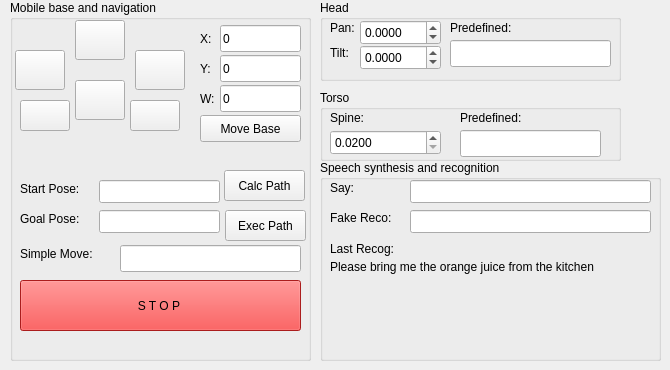
    <widget class="QWidget" name="tabGeneral">
     <attribute name="title">
      <string>General</string>
     </attribute>
     <widget class="QGroupBox" name="gbNavig">
      <property name="geometry">
       <rect>
        <x>10</x>
        <y>0</y>
        <width>301</width>
        <height>361</height>
       </rect>
      </property>
      <property name="styleSheet">
       <string notr="true"/>
      </property>
      <property name="title">
       <string>Mobile base and navigation</string>
      </property>
      <widget class="QPushButton" name="navBtnExecPath">
       <property name="geometry">
        <rect>
         <x>215</x>
         <y>210</y>
         <width>81</width>
         <height>31</height>
        </rect>
       </property>
       <property name="text">
        <string>Exec Path</string>
       </property>
      </widget>
      <widget class="QLineEdit" name="navTxtStartPose">
       <property name="geometry">
        <rect>
         <x>89</x>
         <y>180</y>
         <width>121</width>
         <height>23</height>
        </rect>
       </property>
      </widget>
      <widget class="QLineEdit" name="navTxtGoalPose">
       <property name="geometry">
        <rect>
         <x>89</x>
         <y>210</y>
         <width>121</width>
         <height>23</height>
        </rect>
       </property>
      </widget>
      <widget class="QLabel" name="navLblStartPose">
       <property name="geometry">
        <rect>
         <x>10</x>
         <y>180</y>
         <width>81</width>
         <height>17</height>
        </rect>
       </property>
       <property name="text">
        <string>Start Pose:</string>
       </property>
      </widget>
      <widget class="QPushButton" name="navBtnCalcPath">
       <property name="geometry">
        <rect>
         <x>214</x>
         <y>170</y>
         <width>81</width>
         <height>31</height>
        </rect>
       </property>
       <property name="text">
        <string>Calc Path</string>
       </property>
      </widget>
      <widget class="QLabel" name="navLblGoalPose">
       <property name="geometry">
        <rect>
         <x>10</x>
         <y>210</y>
         <width>81</width>
         <height>17</height>
        </rect>
       </property>
       <property name="text">
        <string>Goal Pose:</string>
       </property>
      </widget>
      <widget class="QLabel" name="navLblMove">
       <property name="geometry">
        <rect>
         <x>10</x>
         <y>245</y>
         <width>101</width>
         <height>17</height>
        </rect>
       </property>
       <property name="text">
        <string>Simple Move:</string>
       </property>
      </widget>
      <widget class="QLineEdit" name="navTxtMove">
       <property name="geometry">
        <rect>
         <x>110</x>
         <y>245</y>
         <width>181</width>
         <height>27</height>
        </rect>
       </property>
      </widget>
      <widget class="QLineEdit" name="txtLinearX">
       <property name="geometry">
        <rect>
         <x>210</x>
         <y>25</y>
         <width>81</width>
         <height>27</height>
        </rect>
       </property>
       <property name="text">
        <string>0</string>
       </property>
      </widget>
      <widget class="QLabel" name="label_2">
       <property name="geometry">
        <rect>
         <x>190</x>
         <y>30</y>
         <width>16</width>
         <height>17</height>
        </rect>
       </property>
       <property name="text">
        <string>X:</string>
       </property>
      </widget>
      <widget class="QPushButton" name="btnTurnRight">
       <property name="geometry">
        <rect>
         <x>125</x>
         <y>50</y>
         <width>50</width>
         <height>40</height>
        </rect>
       </property>
       <property name="text">
        <string/>
       </property>
       <property name="iconSize">
        <size>
         <width>32</width>
         <height>32</height>
        </size>
       </property>
      </widget>
      <widget class="QPushButton" name="btnFwd">
       <property name="geometry">
        <rect>
         <x>65</x>
         <y>20</y>
         <width>50</width>
         <height>40</height>
        </rect>
       </property>
       <property name="text">
        <string/>
       </property>
       <property name="iconSize">
        <size>
         <width>32</width>
         <height>32</height>
        </size>
       </property>
      </widget>
      <widget class="QPushButton" name="btnTurnLeft">
       <property name="geometry">
        <rect>
         <x>5</x>
         <y>50</y>
         <width>50</width>
         <height>40</height>
        </rect>
       </property>
       <property name="text">
        <string/>
       </property>
       <property name="iconSize">
        <size>
         <width>32</width>
         <height>32</height>
        </size>
       </property>
      </widget>
      <widget class="QLineEdit" name="txtAngular">
       <property name="geometry">
        <rect>
         <x>210</x>
         <y>85</y>
         <width>81</width>
         <height>27</height>
        </rect>
       </property>
       <property name="text">
        <string>0</string>
       </property>
      </widget>
      <widget class="QLabel" name="label_3">
       <property name="geometry">
        <rect>
         <x>190</x>
         <y>60</y>
         <width>16</width>
         <height>17</height>
        </rect>
       </property>
       <property name="text">
        <string>Y:</string>
       </property>
      </widget>
      <widget class="QLabel" name="label_4">
       <property name="geometry">
        <rect>
         <x>190</x>
         <y>90</y>
         <width>16</width>
         <height>17</height>
        </rect>
       </property>
       <property name="text">
        <string>W:</string>
       </property>
      </widget>
      <widget class="QPushButton" name="btnBwd">
       <property name="geometry">
        <rect>
         <x>65</x>
         <y>80</y>
         <width>50</width>
         <height>40</height>
        </rect>
       </property>
       <property name="text">
        <string/>
       </property>
       <property name="iconSize">
        <size>
         <width>32</width>
         <height>32</height>
        </size>
       </property>
      </widget>
      <widget class="QPushButton" name="btnCmdVel">
       <property name="geometry">
        <rect>
         <x>190</x>
         <y>115</y>
         <width>101</width>
         <height>27</height>
        </rect>
       </property>
       <property name="text">
        <string>Move Base</string>
       </property>
      </widget>
      <widget class="QLineEdit" name="txtLinearY">
       <property name="geometry">
        <rect>
         <x>210</x>
         <y>55</y>
         <width>81</width>
         <height>27</height>
        </rect>
       </property>
       <property name="text">
        <string>0</string>
       </property>
      </widget>
      <widget class="QPushButton" name="btnStop">
       <property name="geometry">
        <rect>
         <x>10</x>
         <y>280</y>
         <width>281</width>
         <height>51</height>
        </rect>
       </property>
       <property name="palette">
        <palette>
         <active>
          <colorrole role="WindowText">
           <brush brushstyle="SolidPattern">
            <color alpha="255">
             <red>0</red>
             <green>0</green>
             <blue>0</blue>
            </color>
           </brush>
          </colorrole>
          <colorrole role="Button">
           <brush brushstyle="SolidPattern">
            <color alpha="255">
             <red>239</red>
             <green>41</green>
             <blue>41</blue>
            </color>
           </brush>
          </colorrole>
          <colorrole role="Light">
           <brush brushstyle="SolidPattern">
            <color alpha="255">
             <red>255</red>
             <green>147</green>
             <blue>147</blue>
            </color>
           </brush>
          </colorrole>
          <colorrole role="Midlight">
           <brush brushstyle="SolidPattern">
            <color alpha="255">
             <red>247</red>
             <green>94</green>
             <blue>94</blue>
            </color>
           </brush>
          </colorrole>
          <colorrole role="Dark">
           <brush brushstyle="SolidPattern">
            <color alpha="255">
             <red>119</red>
             <green>20</green>
             <blue>20</blue>
            </color>
           </brush>
          </colorrole>
          <colorrole role="Mid">
           <brush brushstyle="SolidPattern">
            <color alpha="255">
             <red>159</red>
             <green>27</green>
             <blue>27</blue>
            </color>
           </brush>
          </colorrole>
          <colorrole role="Text">
           <brush brushstyle="SolidPattern">
            <color alpha="255">
             <red>0</red>
             <green>0</green>
             <blue>0</blue>
            </color>
           </brush>
          </colorrole>
          <colorrole role="BrightText">
           <brush brushstyle="SolidPattern">
            <color alpha="255">
             <red>255</red>
             <green>255</green>
             <blue>255</blue>
            </color>
           </brush>
          </colorrole>
          <colorrole role="ButtonText">
           <brush brushstyle="SolidPattern">
            <color alpha="255">
             <red>0</red>
             <green>0</green>
             <blue>0</blue>
            </color>
           </brush>
          </colorrole>
          <colorrole role="Base">
           <brush brushstyle="SolidPattern">
            <color alpha="255">
             <red>255</red>
             <green>255</green>
             <blue>255</blue>
            </color>
           </brush>
          </colorrole>
          <colorrole role="Window">
           <brush brushstyle="SolidPattern">
            <color alpha="255">
             <red>239</red>
             <green>41</green>
             <blue>41</blue>
            </color>
           </brush>
          </colorrole>
          <colorrole role="Shadow">
           <brush brushstyle="SolidPattern">
            <color alpha="255">
             <red>0</red>
             <green>0</green>
             <blue>0</blue>
            </color>
           </brush>
          </colorrole>
          <colorrole role="AlternateBase">
           <brush brushstyle="SolidPattern">
            <color alpha="255">
             <red>247</red>
             <green>148</green>
             <blue>148</blue>
            </color>
           </brush>
          </colorrole>
          <colorrole role="ToolTipBase">
           <brush brushstyle="SolidPattern">
            <color alpha="255">
             <red>255</red>
             <green>255</green>
             <blue>220</blue>
            </color>
           </brush>
          </colorrole>
          <colorrole role="ToolTipText">
           <brush brushstyle="SolidPattern">
            <color alpha="255">
             <red>0</red>
             <green>0</green>
             <blue>0</blue>
            </color>
           </brush>
          </colorrole>
          <colorrole role="PlaceholderText">
           <brush brushstyle="NoBrush">
            <color alpha="128">
             <red>0</red>
             <green>0</green>
             <blue>0</blue>
            </color>
           </brush>
          </colorrole>
         </active>
         <inactive>
          <colorrole role="WindowText">
           <brush brushstyle="SolidPattern">
            <color alpha="255">
             <red>0</red>
             <green>0</green>
             <blue>0</blue>
            </color>
           </brush>
          </colorrole>
          <colorrole role="Button">
           <brush brushstyle="SolidPattern">
            <color alpha="255">
             <red>239</red>
             <green>41</green>
             <blue>41</blue>
            </color>
           </brush>
          </colorrole>
          <colorrole role="Light">
           <brush brushstyle="SolidPattern">
            <color alpha="255">
             <red>255</red>
             <green>147</green>
             <blue>147</blue>
            </color>
           </brush>
          </colorrole>
          <colorrole role="Midlight">
           <brush brushstyle="SolidPattern">
            <color alpha="255">
             <red>247</red>
             <green>94</green>
             <blue>94</blue>
            </color>
           </brush>
          </colorrole>
          <colorrole role="Dark">
           <brush brushstyle="SolidPattern">
            <color alpha="255">
             <red>119</red>
             <green>20</green>
             <blue>20</blue>
            </color>
           </brush>
          </colorrole>
          <colorrole role="Mid">
           <brush brushstyle="SolidPattern">
            <color alpha="255">
             <red>159</red>
             <green>27</green>
             <blue>27</blue>
            </color>
           </brush>
          </colorrole>
          <colorrole role="Text">
           <brush brushstyle="SolidPattern">
            <color alpha="255">
             <red>0</red>
             <green>0</green>
             <blue>0</blue>
            </color>
           </brush>
          </colorrole>
          <colorrole role="BrightText">
           <brush brushstyle="SolidPattern">
            <color alpha="255">
             <red>255</red>
             <green>255</green>
             <blue>255</blue>
            </color>
           </brush>
          </colorrole>
          <colorrole role="ButtonText">
           <brush brushstyle="SolidPattern">
            <color alpha="255">
             <red>0</red>
             <green>0</green>
             <blue>0</blue>
            </color>
           </brush>
          </colorrole>
          <colorrole role="Base">
           <brush brushstyle="SolidPattern">
            <color alpha="255">
             <red>255</red>
             <green>255</green>
             <blue>255</blue>
            </color>
           </brush>
          </colorrole>
          <colorrole role="Window">
           <brush brushstyle="SolidPattern">
            <color alpha="255">
             <red>239</red>
             <green>41</green>
             <blue>41</blue>
            </color>
           </brush>
          </colorrole>
          <colorrole role="Shadow">
           <brush brushstyle="SolidPattern">
            <color alpha="255">
             <red>0</red>
             <green>0</green>
             <blue>0</blue>
            </color>
           </brush>
          </colorrole>
          <colorrole role="AlternateBase">
           <brush brushstyle="SolidPattern">
            <color alpha="255">
             <red>247</red>
             <green>148</green>
             <blue>148</blue>
            </color>
           </brush>
          </colorrole>
          <colorrole role="ToolTipBase">
           <brush brushstyle="SolidPattern">
            <color alpha="255">
             <red>255</red>
             <green>255</green>
             <blue>220</blue>
            </color>
           </brush>
          </colorrole>
          <colorrole role="ToolTipText">
           <brush brushstyle="SolidPattern">
            <color alpha="255">
             <red>0</red>
             <green>0</green>
             <blue>0</blue>
            </color>
           </brush>
          </colorrole>
          <colorrole role="PlaceholderText">
           <brush brushstyle="NoBrush">
            <color alpha="128">
             <red>0</red>
             <green>0</green>
             <blue>0</blue>
            </color>
           </brush>
          </colorrole>
         </inactive>
         <disabled>
          <colorrole role="WindowText">
           <brush brushstyle="SolidPattern">
            <color alpha="255">
             <red>119</red>
             <green>20</green>
             <blue>20</blue>
            </color>
           </brush>
          </colorrole>
          <colorrole role="Button">
           <brush brushstyle="SolidPattern">
            <color alpha="255">
             <red>239</red>
             <green>41</green>
             <blue>41</blue>
            </color>
           </brush>
          </colorrole>
          <colorrole role="Light">
           <brush brushstyle="SolidPattern">
            <color alpha="255">
             <red>255</red>
             <green>147</green>
             <blue>147</blue>
            </color>
           </brush>
          </colorrole>
          <colorrole role="Midlight">
           <brush brushstyle="SolidPattern">
            <color alpha="255">
             <red>247</red>
             <green>94</green>
             <blue>94</blue>
            </color>
           </brush>
          </colorrole>
          <colorrole role="Dark">
           <brush brushstyle="SolidPattern">
            <color alpha="255">
             <red>119</red>
             <green>20</green>
             <blue>20</blue>
            </color>
           </brush>
          </colorrole>
          <colorrole role="Mid">
           <brush brushstyle="SolidPattern">
            <color alpha="255">
             <red>159</red>
             <green>27</green>
             <blue>27</blue>
            </color>
           </brush>
          </colorrole>
          <colorrole role="Text">
           <brush brushstyle="SolidPattern">
            <color alpha="255">
             <red>119</red>
             <green>20</green>
             <blue>20</blue>
            </color>
           </brush>
          </colorrole>
          <colorrole role="BrightText">
           <brush brushstyle="SolidPattern">
            <color alpha="255">
             <red>255</red>
             <green>255</green>
             <blue>255</blue>
            </color>
           </brush>
          </colorrole>
          <colorrole role="ButtonText">
           <brush brushstyle="SolidPattern">
            <color alpha="255">
             <red>119</red>
             <green>20</green>
             <blue>20</blue>
            </color>
           </brush>
          </colorrole>
          <colorrole role="Base">
           <brush brushstyle="SolidPattern">
            <color alpha="255">
             <red>239</red>
             <green>41</green>
             <blue>41</blue>
            </color>
           </brush>
          </colorrole>
          <colorrole role="Window">
           <brush brushstyle="SolidPattern">
            <color alpha="255">
             <red>239</red>
             <green>41</green>
             <blue>41</blue>
            </color>
           </brush>
          </colorrole>
          <colorrole role="Shadow">
           <brush brushstyle="SolidPattern">
            <color alpha="255">
             <red>0</red>
             <green>0</green>
             <blue>0</blue>
            </color>
           </brush>
          </colorrole>
          <colorrole role="AlternateBase">
           <brush brushstyle="SolidPattern">
            <color alpha="255">
             <red>239</red>
             <green>41</green>
             <blue>41</blue>
            </color>
           </brush>
          </colorrole>
          <colorrole role="ToolTipBase">
           <brush brushstyle="SolidPattern">
            <color alpha="255">
             <red>255</red>
             <green>255</green>
             <blue>220</blue>
            </color>
           </brush>
          </colorrole>
          <colorrole role="ToolTipText">
           <brush brushstyle="SolidPattern">
            <color alpha="255">
             <red>0</red>
             <green>0</green>
             <blue>0</blue>
            </color>
           </brush>
          </colorrole>
          <colorrole role="PlaceholderText">
           <brush brushstyle="NoBrush">
            <color alpha="128">
             <red>0</red>
             <green>0</green>
             <blue>0</blue>
            </color>
           </brush>
          </colorrole>
         </disabled>
        </palette>
       </property>
       <property name="text">
        <string>S T O P </string>
       </property>
      </widget>
      <widget class="QPushButton" name="btnRight">
       <property name="geometry">
        <rect>
         <x>120</x>
         <y>100</y>
         <width>50</width>
         <height>31</height>
        </rect>
       </property>
       <property name="text">
        <string/>
       </property>
       <property name="iconSize">
        <size>
         <width>32</width>
         <height>32</height>
        </size>
       </property>
      </widget>
      <widget class="QPushButton" name="btnLeft">
       <property name="geometry">
        <rect>
         <x>10</x>
         <y>100</y>
         <width>50</width>
         <height>31</height>
        </rect>
       </property>
       <property name="text">
        <string/>
       </property>
       <property name="iconSize">
        <size>
         <width>32</width>
         <height>32</height>
        </size>
       </property>
      </widget>
     </widget>
     <widget class="QGroupBox" name="gbHead">
      <property name="geometry">
       <rect>
        <x>320</x>
        <y>0</y>
        <width>301</width>
        <height>81</height>
       </rect>
      </property>
      <property name="title">
       <string>Head</string>
      </property>
      <widget class="QDoubleSpinBox" name="hdTxtPan">
       <property name="geometry">
        <rect>
         <x>40</x>
         <y>20</y>
         <width>81</width>
         <height>25</height>
        </rect>
       </property>
       <property name="keyboardTracking">
        <bool>false</bool>
       </property>
       <property name="decimals">
        <number>4</number>
       </property>
       <property name="minimum">
        <double>-1.570800000000000</double>
       </property>
       <property name="maximum">
        <double>1.570800000000000</double>
       </property>
       <property name="singleStep">
        <double>0.100000000000000</double>
       </property>
      </widget>
      <widget class="QLabel" name="hdLblPan">
       <property name="geometry">
        <rect>
         <x>10</x>
         <y>20</y>
         <width>31</width>
         <height>16</height>
        </rect>
       </property>
       <property name="text">
        <string>Pan:</string>
       </property>
      </widget>
      <widget class="QLabel" name="label">
       <property name="geometry">
        <rect>
         <x>10</x>
         <y>45</y>
         <width>31</width>
         <height>16</height>
        </rect>
       </property>
       <property name="text">
        <string>Tilt:</string>
       </property>
      </widget>
      <widget class="QDoubleSpinBox" name="hdTxtTilt">
       <property name="geometry">
        <rect>
         <x>40</x>
         <y>45</y>
         <width>81</width>
         <height>25</height>
        </rect>
       </property>
       <property name="keyboardTracking">
        <bool>false</bool>
       </property>
       <property name="decimals">
        <number>4</number>
       </property>
       <property name="minimum">
        <double>-1.500000000000000</double>
       </property>
       <property name="maximum">
        <double>0.300000000000000</double>
       </property>
       <property name="singleStep">
        <double>0.100000000000000</double>
       </property>
      </widget>
      <widget class="QLabel" name="hdLblHeadPoseLbl">
       <property name="geometry">
        <rect>
         <x>130</x>
         <y>20</y>
         <width>91</width>
         <height>16</height>
        </rect>
       </property>
       <property name="text">
        <string>Predefined:</string>
       </property>
      </widget>
      <widget class="QLineEdit" name="hdTxtPredefined">
       <property name="geometry">
        <rect>
         <x>130</x>
         <y>40</y>
         <width>161</width>
         <height>27</height>
        </rect>
       </property>
      </widget>
     </widget>
     <widget class="QGroupBox" name="gbSpeech">
      <property name="geometry">
       <rect>
        <x>320</x>
        <y>160</y>
        <width>341</width>
        <height>201</height>
       </rect>
      </property>
      <property name="title">
       <string>Speech synthesis and recognition</string>
      </property>
      <widget class="QLineEdit" name="spgTxtSay">
       <property name="geometry">
        <rect>
         <x>90</x>
         <y>20</y>
         <width>241</width>
         <height>23</height>
        </rect>
       </property>
      </widget>
      <widget class="QLabel" name="spgLabel">
       <property name="geometry">
        <rect>
         <x>10</x>
         <y>20</y>
         <width>31</width>
         <height>16</height>
        </rect>
       </property>
       <property name="text">
        <string>Say:</string>
       </property>
      </widget>
      <widget class="QLabel" name="sprLabel">
       <property name="geometry">
        <rect>
         <x>10</x>
         <y>50</y>
         <width>71</width>
         <height>16</height>
        </rect>
       </property>
       <property name="text">
        <string>Fake Reco:</string>
       </property>
      </widget>
      <widget class="QLineEdit" name="sprTxtFakeRecog">
       <property name="geometry">
        <rect>
         <x>90</x>
         <y>50</y>
         <width>241</width>
         <height>23</height>
        </rect>
       </property>
      </widget>
      <widget class="QLabel" name="laLblAngles6_5">
       <property name="geometry">
        <rect>
         <x>10</x>
         <y>80</y>
         <width>81</width>
         <height>17</height>
        </rect>
       </property>
       <property name="text">
        <string>Last Recog:</string>
       </property>
      </widget>
      <widget class="QLabel" name="sprLblLastRecog">
       <property name="geometry">
        <rect>
         <x>10</x>
         <y>100</y>
         <width>321</width>
         <height>61</height>
        </rect>
       </property>
       <property name="text">
        <string>Please bring me the orange juice from the kitchen</string>
       </property>
       <property name="alignment">
        <set>Qt::AlignLeading|Qt::AlignLeft|Qt::AlignTop</set>
       </property>
       <property name="wordWrap">
        <bool>true</bool>
       </property>
      </widget>
     </widget>
     <widget class="QGroupBox" name="gbHead_2">
      <property name="geometry">
       <rect>
        <x>320</x>
        <y>90</y>
        <width>301</width>
        <height>71</height>
       </rect>
      </property>
      <property name="title">
       <string>Torso</string>
      </property>
      <widget class="QDoubleSpinBox" name="torTxtPos">
       <property name="geometry">
        <rect>
         <x>10</x>
         <y>40</y>
         <width>111</width>
         <height>25</height>
        </rect>
       </property>
       <property name="keyboardTracking">
        <bool>false</bool>
       </property>
       <property name="decimals">
        <number>4</number>
       </property>
       <property name="minimum">
        <double>0.020000000000000</double>
       </property>
       <property name="maximum">
        <double>0.280000000000000</double>
       </property>
       <property name="singleStep">
        <double>0.020000000000000</double>
       </property>
      </widget>
      <widget class="QLabel" name="hdLblPan_2">
       <property name="geometry">
        <rect>
         <x>10</x>
         <y>20</y>
         <width>51</width>
         <height>16</height>
        </rect>
       </property>
       <property name="text">
        <string>Spine:</string>
       </property>
      </widget>
      <widget class="QLabel" name="hdLblHeadPoseLbl_2">
       <property name="geometry">
        <rect>
         <x>140</x>
         <y>20</y>
         <width>91</width>
         <height>16</height>
        </rect>
       </property>
       <property name="text">
        <string>Predefined:</string>
       </property>
      </widget>
      <widget class="QLineEdit" name="torTxtPredefined">
       <property name="geometry">
        <rect>
         <x>140</x>
         <y>40</y>
         <width>141</width>
         <height>27</height>
        </rect>
       </property>
      </widget>
     </widget>
    </widget>
